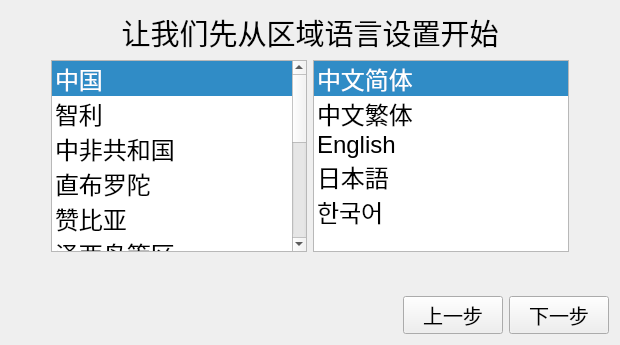
      <widget class="QWidget" name="page_3">
       <layout class="QVBoxLayout" name="verticalLayout_5">
        <item>
         <widget class="QLabel" name="label_9">
          <property name="font">
           <font>
            <pointsize>22</pointsize>
           </font>
          </property>
          <property name="styleSheet">
           <string notr="true"/>
          </property>
          <property name="text">
           <string>让我们先从区域语言设置开始</string>
          </property>
          <property name="alignment">
           <set>Qt::AlignCenter</set>
          </property>
         </widget>
        </item>
        <item>
         <layout class="QHBoxLayout" name="horizontalLayout_6">
          <item>
           <spacer name="horizontalSpacer_9">
            <property name="orientation">
             <enum>Qt::Horizontal</enum>
            </property>
            <property name="sizeHint" stdset="0">
             <size>
              <width>40</width>
              <height>20</height>
             </size>
            </property>
           </spacer>
          </item>
          <item>
           <widget class="QListWidget" name="listWidget">
            <property name="font">
             <font>
              <pointsize>18</pointsize>
             </font>
            </property>
            <property name="styleSheet">
             <string notr="true"/>
            </property>
            <property name="spacing">
             <number>9</number>
            </property>
            <property name="currentRow">
             <number>0</number>
            </property>
            <item>
             <property name="text">
              <string>中国</string>
             </property>
            </item>
            <item>
             <property name="text">
              <string>智利</string>
             </property>
            </item>
            <item>
             <property name="text">
              <string>中非共和国</string>
             </property>
            </item>
            <item>
             <property name="text">
              <string>直布罗陀</string>
             </property>
            </item>
            <item>
             <property name="text">
              <string>赞比亚</string>
             </property>
            </item>
            <item>
             <property name="text">
              <string>泽西岛管区</string>
             </property>
            </item>
            <item>
             <property name="text">
              <string>美国</string>
             </property>
            </item>
            <item>
             <property name="text">
              <string>日本</string>
             </property>
            </item>
            <item>
             <property name="text">
              <string>韩国</string>
             </property>
            </item>
            <item>
             <property name="text">
              <string>朝鲜</string>
             </property>
            </item>
            <item>
             <property name="text">
              <string>柬埔寨</string>
             </property>
            </item>
            <item>
             <property name="text">
              <string>哈萨克斯坦</string>
             </property>
            </item>
           </widget>
          </item>
          <item>
           <widget class="QListWidget" name="listWidget_2">
            <property name="font">
             <font>
              <pointsize>18</pointsize>
             </font>
            </property>
            <property name="styleSheet">
             <string notr="true"/>
            </property>
            <property name="spacing">
             <number>9</number>
            </property>
            <property name="currentRow">
             <number>0</number>
            </property>
            <item>
             <property name="text">
              <string>中文简体</string>
             </property>
            </item>
            <item>
             <property name="text">
              <string>中文繁体</string>
             </property>
            </item>
            <item>
             <property name="text">
              <string>English</string>
             </property>
            </item>
            <item>
             <property name="text">
              <string>日本語</string>
             </property>
            </item>
            <item>
             <property name="text">
              <string>한국어</string>
             </property>
            </item>
           </widget>
          </item>
          <item>
           <spacer name="horizontalSpacer_10">
            <property name="orientation">
             <enum>Qt::Horizontal</enum>
            </property>
            <property name="sizeHint" stdset="0">
             <size>
              <width>40</width>
              <height>20</height>
             </size>
            </property>
           </spacer>
          </item>
         </layout>
        </item>
        <item>
         <spacer name="verticalSpacer_4">
          <property name="orientation">
           <enum>Qt::Vertical</enum>
          </property>
          <property name="sizeType">
           <enum>QSizePolicy::Minimum</enum>
          </property>
          <property name="sizeHint" stdset="0">
           <size>
            <width>20</width>
            <height>38</height>
           </size>
          </property>
         </spacer>
        </item>
        <item>
         <layout class="QHBoxLayout" name="horizontalLayout_7">
          <item>
           <spacer name="horizontalSpacer_8">
            <property name="orientation">
             <enum>Qt::Horizontal</enum>
            </property>
            <property name="sizeHint" stdset="0">
             <size>
              <width>40</width>
              <height>20</height>
             </size>
            </property>
           </spacer>
          </item>
          <item>
           <widget class="QPushButton" name="lastsetup_pushButton_2">
            <property name="minimumSize">
             <size>
              <width>100</width>
              <height>0</height>
             </size>
            </property>
            <property name="font">
             <font>
              <pointsize>15</pointsize>
             </font>
            </property>
            <property name="cursor">
             <cursorShape>PointingHandCursor</cursorShape>
            </property>
            <property name="styleSheet">
             <string notr="true"/>
            </property>
            <property name="text">
             <string>上一步</string>
            </property>
           </widget>
          </item>
          <item>
           <widget class="QPushButton" name="nextsetup_pushButton_2">
            <property name="minimumSize">
             <size>
              <width>100</width>
              <height>0</height>
             </size>
            </property>
            <property name="font">
             <font>
              <pointsize>15</pointsize>
             </font>
            </property>
            <property name="cursor">
             <cursorShape>PointingHandCursor</cursorShape>
            </property>
            <property name="styleSheet">
             <string notr="true"/>
            </property>
            <property name="text">
             <string>下一步</string>
            </property>
           </widget>
          </item>
         </layout>
        </item>
       </layout>
      </widget>
